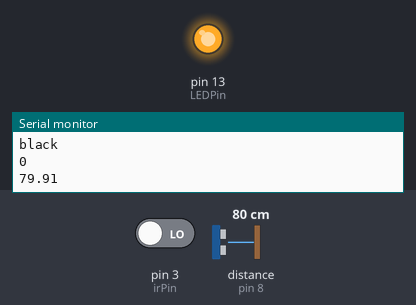
The sketch below on a simulated Arduino Uno, built with avr-gcc and run on an emulated ATmega328P. On the bench: output pins drawn as LEDs (lit = HIGH), the last lines printed to the serial monitor. Wiring (inferred from the names in the program): ultrasonic range finder: trigger pin 9; echo pin 8. Inputs (shaded band) come from the test bench; at power-on: pin 3 (irPin) LOW, distance to the obstacle (sensor on pin 8) 80 cm. The echo pulse lasts 58.3 µs per cm; pins used as bus, display or sensor lines are not drawn.

Above: at 1.8 s.
1.9 s: pin 3 (irPin) driven HIGH
At 3.4 s:
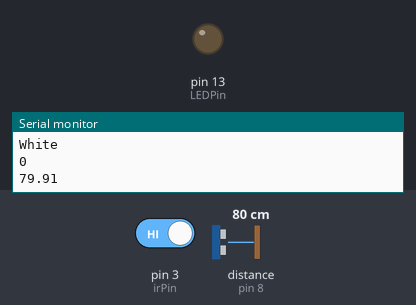
7.5 s: pin 3 (irPin) driven LOW
At 9.2 s:
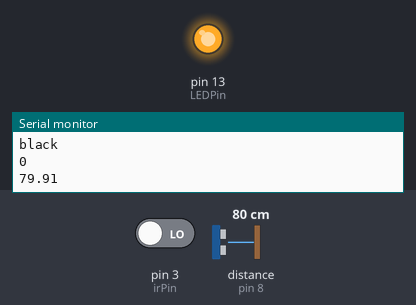
Timing chart, 0 to 10.7 s (numbered marks = the images above; inputs shaded):
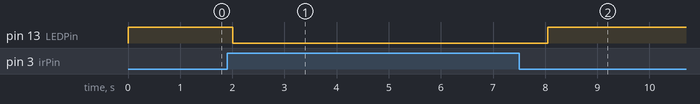

Measured:
- after the input at 1.9 s, pin 13 (LEDPin): HIGH → LOW after 0.11 s
- after the input at 7.5 s, pin 13 (LEDPin): LOW → HIGH after 0.55 s

The sketch:

main.ino
```cpp
#define trigPin 9
#define echoPin 8
int irPin=3;
int LEDPin=13;
int white=0;
int black=0;
int count=0;
int z;
void setup() {
  pinMode(LEDPin,OUTPUT);
  pinMode(irPin,INPUT);
  pinMode(trigPin, OUTPUT);
  pinMode(echoPin, INPUT);
  Serial.begin(9600);
}

void loop() {

if(digitalRead(irPin))
  {
    black++;
    digitalWrite(LEDPin,LOW);
    Serial.println("White");
  }
  else
  {
    white++;
    digitalWrite(LEDPin,HIGH);
    Serial.println("black");
  }
  if(white>20 && black>10)
  {
    white=0;
    black=0;
    count++;
  }
  Serial.println(count);
  z=ultrasonic();
  delay(1000);
  if(z==1){
    Serial.println("danger");
  }
  else
  Serial.println("safe");
}
int ultrasonic(){
    float duration, distance;
  digitalWrite(trigPin, LOW);
  delayMicroseconds(2);

  digitalWrite(trigPin, HIGH);

  delayMicroseconds(10);
  digitalWrite(trigPin, LOW);

  duration = pulseIn(echoPin, HIGH);
  distance = (duration / 2) * 0.0344;
  Serial.println(distance);
  if (distance <= 30  ){
    return 0;
  }
  else if( distance >=500 ){
    return 1;
  }
  else {
    return 1;
    delay(500);
  }
  delay(500);
}
```
